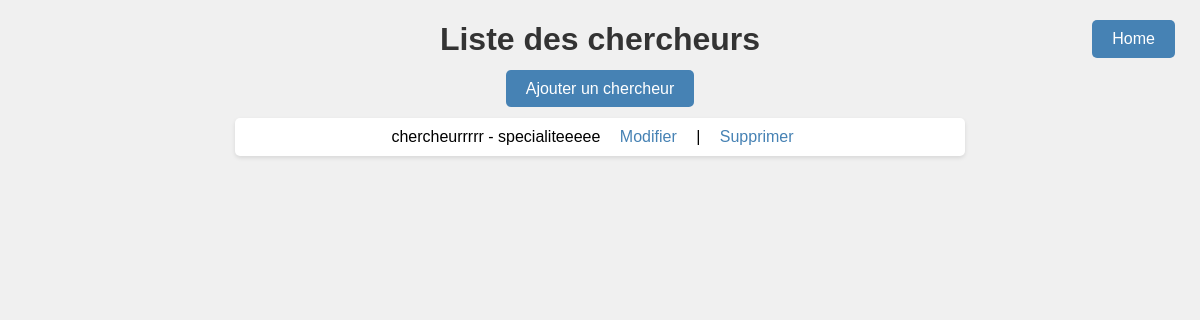
Before: /chercheurs/ with the older database file.
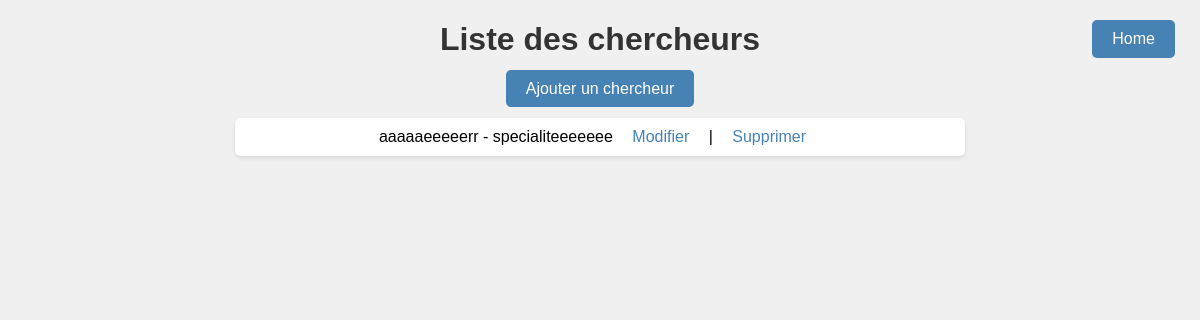
After: the same page with the newer database file.
### projects/models.py (models this page shows)
class Chercheur(models.Model):
    nom = models.CharField(max_length=100)
    specialite = models.CharField(max_length=100, default='specialite')
    projets = models.ManyToManyField('ProjetDeRecherche', blank=True)

### projects/views.py (the view)
# urls.py: path('chercheurs/', liste_chercheurs, name='list_chercheurs'),
def liste_chercheurs(request):
    chercheurs = Chercheur.objects.all()
    context = {
        'chercheurs': chercheurs
    }
    return render(request, 'chercheurs.html', context)

### projects/templates/chercheurs.html (shortened to what this page needs)
<!DOCTYPE html>
<html lang="fr">
<head>
</head>
<body>
    <div class="home-link">
        <a href="{% url 'home' %}">Home</a>
    </div>
    <h1>Liste des chercheurs</h1>
    <div class="add-link">
        <a href="{% url 'add_chercheur' %}">Ajouter un chercheur</a>
    </div>
    <ul>
        {% for chercheur in chercheurs %}
        <li>
            {{ chercheur.nom }} - {{ chercheur.specialite }}
            <a href="{% url 'update_chercheur' chercheur.id %}">Modifier</a> |
            <a href="{% url 'delete_chercheur' chercheur.id %}">Supprimer</a>
        </li>
        {% endfor %}
    </ul>
</body>
</html>

Changed rows visible on the page:
removed Chercheur: nom "chercheurrrrr", specialite "specialiteeeee"
added Chercheur: nom "aaaaaeeeeerr", specialite "specialiteeeeeee"
